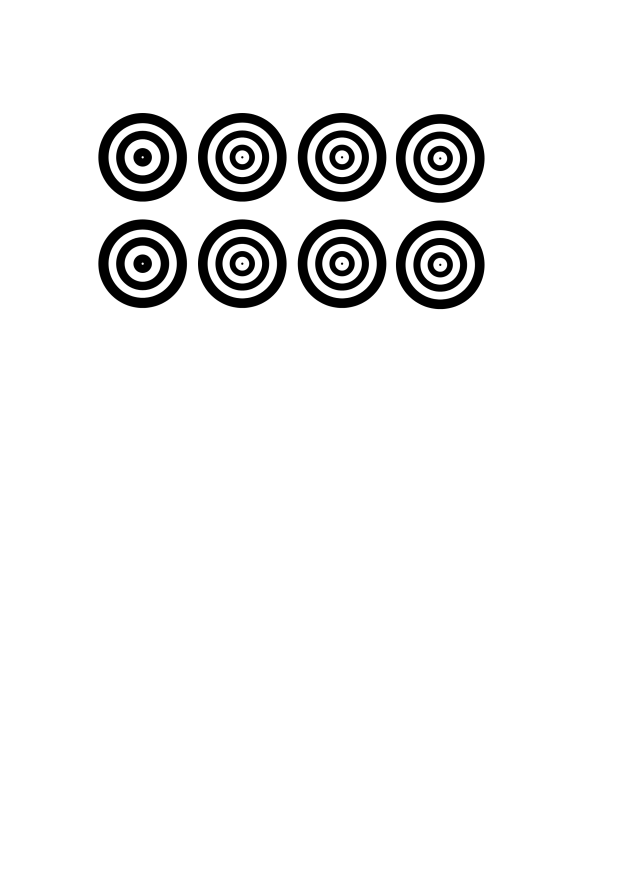
#> input picture assets/2D/Niryo Marker.jpeg, 2480 x 3508 px (shown at 1/4 size)
$ python -i image_to_board.py   (imports and definitions only)
#> lines starting #> are read from the running program, lines starting #| are printed output that depends on the picture; after the words box and inside, x2 and y2 are one past the last pixel; in counts of white or black regions, pixels touching at a corner belong together
import numpy as np
import cv2

IM_EXTRACT_SMALL_SIDE_PIXELS = 810

# ─────────────────────────────────────────────────────────────────────────────
# CONFIGURATION DES COULEURS (à adapter selon vos gommettes)
# ─────────────────────────────────────────────────────────────────────────────

COLOR_RANGES = {
    "red": [
        ((0, 50, 50), (5, 255, 255)),
        ((170, 50, 50), (180, 255, 255))
    ],
    "orange": [
        ((6, 50, 50), (20, 255, 255)),
    ],
    "yellow": [
        ((25, 50, 50), (40, 255, 255)),
    ],
    "green": [
        ((42, 10, 10), (99, 255, 255)),
    ],
    "purple": [
        ((121, 50, 50), (170, 255, 255)),
    ],
    "blue": [
        ((100, 10, 10), (120, 255, 255)),
    ],
}

# ─────────────────────────────────────────────────────────────────────────────
# DÉTECTION DE GOMMETTES COLORÉES
# ─────────────────────────────────────────────────────────────────────────────

# [419 lines left out: functions detect_color_in_mask, detect_colored_stickers, board_state_from_colored_stickers, detect_piece_color, not called in this run]

# ─────────────────────────────────────────────────────────────────────────────
# 1) Détection des markers & calcul de la matrice d'homographie
# ─────────────────────────────────────────────────────────────────────────────

def euclidean_dist_2_pts(pt1, pt2):
    return np.linalg.norm(np.array(pt1) - np.array(pt2))


class PotentialMarker:
    def __init__(self, center, radius, cnt):
        self.center = center
        self.x = center[0]
        self.y = center[1]
        self.radius = radius
        self.contour = cnt
        self.is_merged = False

    def get_center(self):
        return self.center


class Marker:
    def __init__(self, potential_marker: PotentialMarker):
        self.list_centers = [potential_marker.get_center()]
        self.list_radius  = [potential_marker.radius]
        self.cx, self.cy  = potential_marker.get_center()
        self.radius       = potential_marker.radius
        self.identifiant  = None

    def add_circle(self, other: PotentialMarker):
        self.list_centers.append(other.get_center())
        self.list_radius.append(other.radius)
        other.is_merged = True
        mx, my = np.mean(self.list_centers, axis=0)
        self.cx, self.cy = int(round(mx)), int(round(my))
        self.radius      = int(round(max(self.list_radius)))

    def nb_circles(self):
        return len(self.list_centers)

    def get_id_from_slice(self, img_thresh):
        x, y, w, h = self.cx - 1, self.cy - 1, 3, 3
        val = np.mean(img_thresh[y:y+h, x:x+w])
        self.identifiant = "A" if val > 200 else "B"
        return self.identifiant

    def get_center(self):
        return (self.cx, self.cy)

    def get_radius(self):
        return self.radius


def find_markers_from_img_thresh(
    img_thresh,
    max_dist_between_centers=3,
    min_radius_circle=4,
    max_radius_circle=35,
    min_radius_marker=7
):
    contours = cv2.findContours(img_thresh, cv2.RETR_LIST, cv2.CHAIN_APPROX_SIMPLE)[-2]
    pots = []
    for cnt in contours:
        (x, y), r = cv2.minEnclosingCircle(cnt)
        if not (min_radius_circle < r < max_radius_circle):
            continue
        pots.append(PotentialMarker((int(round(x)), int(round(y))), int(round(r)), cnt))

    pots = sorted(pots, key=lambda m: m.x)
    markers = []
    for i, p in enumerate(pots):
        if p.is_merged:
            continue
        m = Marker(p)
        cx, cy = m.get_center()
        for q in pots[i+1:]:
            if q.is_merged:
                continue
            if q.x - cx > max_dist_between_centers:
                break
            if euclidean_dist_2_pts((cx, cy), q.get_center()) <= max_dist_between_centers:
                m.add_circle(q)
                cx, cy = m.get_center()
        if m.nb_circles() > 2 and m.get_radius() >= min_radius_marker:
            markers.append(m)
            m.get_id_from_slice(img_thresh)
    return markers


# [61 lines left out: functions sort_markers_detection, complicated_sort_markers, not called in this run]


def extract_img_markers_with_margin(
    img,
    workspace_ratio: float = 1.0,
    base_size: int = IM_EXTRACT_SMALL_SIDE_PIXELS,
    margin_cells: int = 1
):
    """
    Détecte 4 markers au centre des cases a1,a8,h1,h8 et renvoie :
      - warp (BGR) de taille (W_tot,H_tot) = (tw+2*margin_px, th+2*margin_px)
      - matrice M,
      - (W_tot, H_tot),
      - corners triés,
      - margin_px

    base_size    : taille en px du plateau sans marge (ex. 200).
    margin_cells : nb de cases de marge désiré autour (ex. 1 ou 2).
    """
    # 1) seuillage et détection des markers
    gray       = cv2.cvtColor(img, cv2.COLOR_BGR2GRAY)
    img_thresh = cv2.adaptiveThreshold(
        gray, 255,
        cv2.ADAPTIVE_THRESH_MEAN_C,
        cv2.THRESH_BINARY,
        15, 25
    )
    marks = find_markers_from_img_thresh(img_thresh)
    if not marks or len(marks) > 6:
        return None, None, None, None, None

    if len(marks) == 4:
        corners = sort_markers_detection(marks)
    else:
        corners = complicated_sort_markers(marks, workspace_ratio)
        if corners is None:
            return None, None, None, None, None

    # 2) calcul de la taille d'une case et de la marge en pixels
    cell_px   = base_size / 8.0
    margin_px = int(round(cell_px * margin_cells))

    # 3) dimensions du plateau utile avant marge
    if workspace_ratio >= 1.0:
        tw = th = base_size
    else:
        tw = int(round((1.0 / workspace_ratio) * base_size))
        th = tw

    # 4) dimensions totales avec marge
    W_tot = tw + 2 * margin_px
    H_tot = th + 2 * margin_px

    # 5) points source (centres détectés)
    src_pts = np.array([m.get_center() for m in corners], dtype=np.float32)

    # 6) points destination → centres des 4 coins du plateau utile
    half = cell_px / 2.0
    dst_pts = np.array([
        [margin_px + half,          margin_px + half],           # coin inférieur gauche
        [margin_px + tw - half - 1, margin_px + half],           # coin inférieur droit
        [margin_px + tw - half - 1, margin_px + th - half - 1],  # coin supérieur droit
        [margin_px + half,          margin_px + th - half - 1],  # coin supérieur gauche
    ], dtype=np.float32)

    # 7) homographie + warp
    M = cv2.getPerspectiveTransform(src_pts, dst_pts)
    warp = cv2.warpPerspective(img, M, (W_tot, H_tot))

    return warp, M, (W_tot, H_tot), corners, margin_px


# ─────────────────────────────────────────────────────────────────────────────
# 2) Génération des cases 8×8 au sein de l'image warpée (en ignorant la marge)
# ─────────────────────────────────────────────────────────────────────────────

# [225 lines left out: functions get_cell_boxes, create_virtual_detection_grid, visualize_real_and_virtual_grids, not called in this run]

>>> import cv2
>>> picture = cv2.imread('../../assets/2D/Niryo Marker.jpeg')
#> picture is the input picture: shape (3508, 2480, 3); min 0, max 255, mean 240.7
>>> result = extract_img_markers_with_margin(picture)
#> in extract_img_markers_with_margin, `img_thresh = cv2.adaptiveThreshold( gray, 255, cv2.ADAPTIVE_THRESH_MEA..`:
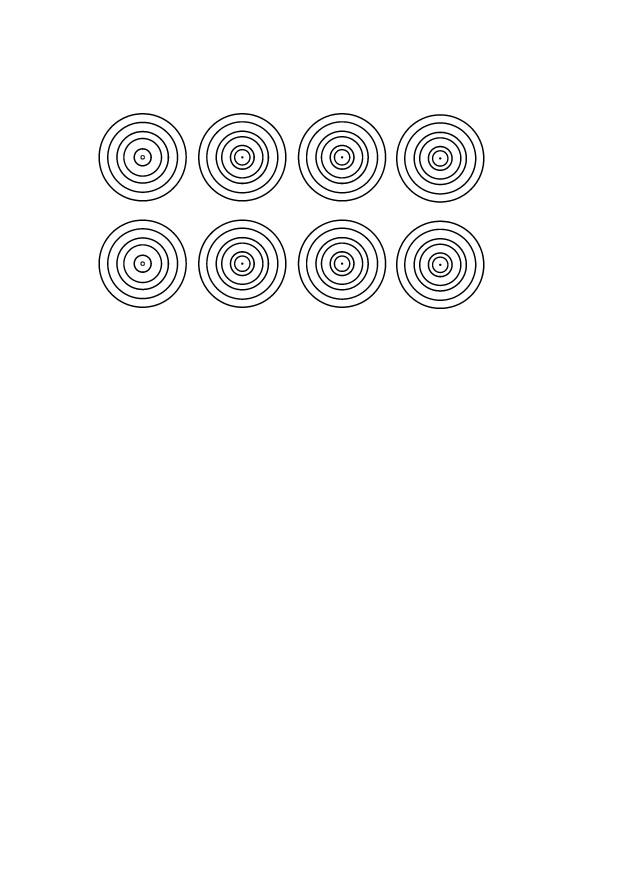
#> img_thresh: shape (3508, 2480) (shown at 1/4 size); 98.1% white; 54 black regions
#> in find_markers_from_img_thresh, `contours = cv2.findContours(img_thresh, cv2.RETR_LIST, cv2.CHAIN_APPRO..`: contours = 103 contours; largest, box (x1, y1, x2, y2) and area: (0, 0, 2480, 3508) 8693853, (791, 451, 1147, 807) 99000, (1583, 881, 1939, 1237) 98986, (1190, 451, 1546, 807) 98986, (791, 877, 1147, 1233) 98967
#> the loop in find_markers_from_img_thresh, `for cnt in contours:` made 103 passes
#> (x, y, r) on passes 13 to 24: (570.3, 1054.4, 37.78), (1760.5, 1058.7, 44.44), (1367.8, 1054.3, 44.46), (968.7, 1054.3, 44.44), (1760.4, 1058.8, 51.32), (1367.9, 1054.2, 51.38), (968.9, 1054.2, 51.36), (570.2, 1054.2, 72.52), (1760.6, 1058.8, 79.42), (570.2, 1054.3, 79.07), (1367.8, 1054.3, 79.47), (968.7, 1054.3, 79.48)
#> (x, y, r) on passes 1 to 6: (1760.5, 1059, 5.59), (1368, 1054, 5.39), (968.8, 1054.2, 5.52), (570.1, 1054.5, 4.93), (570.1, 1054.4, 10.41), (1760.5, 1058.8, 27.93)
#> after the loop in find_markers_from_img_thresh, `for cnt in contours:`: pots = 24 items
#> the loop in find_markers_from_img_thresh, `for i, p in enumerate(pots):` made 24 passes
#> after the loop in find_markers_from_img_thresh, `for i, p in enumerate(pots):`: markers = 8 items
#> result = 5 items
